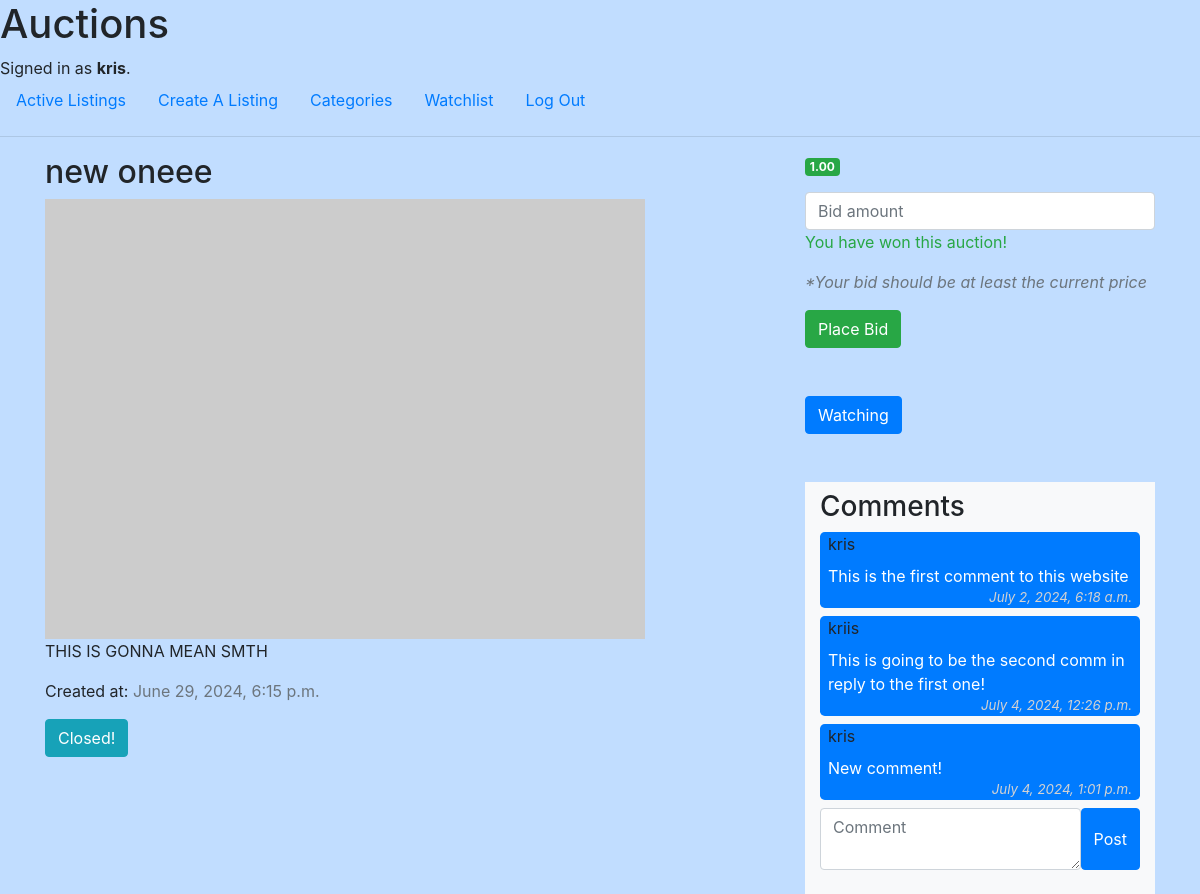
Before: /listing/2 (signed in) with the older database file.
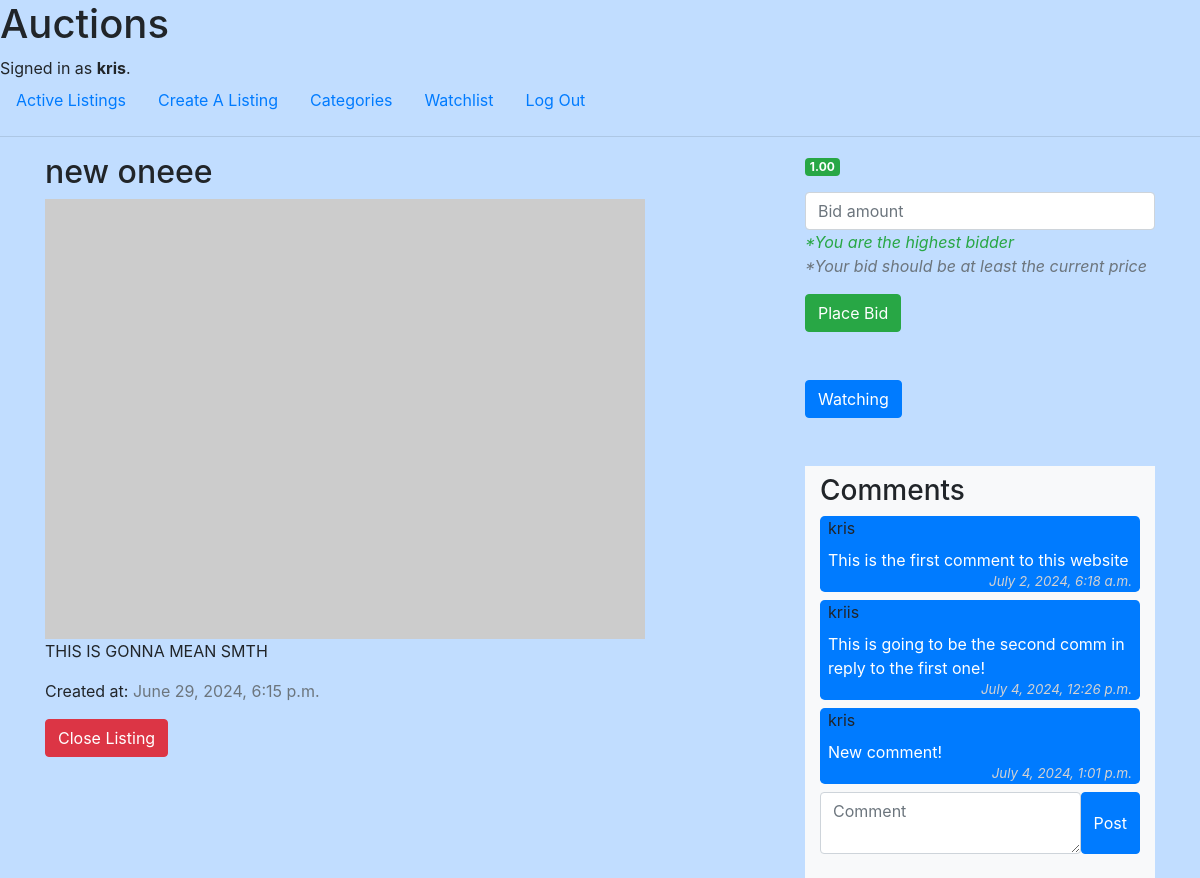
After: the same page with the newer database file.
### auctions/views.py (the view)
# urls.py: path("listing/<int:listing_id>", views.listing, name="listing"),
def listing(request, listing_id):
    is_watching = check_watching(request, listing_id)
    return render(request, "auctions/listing.html", {
        "listing": Listing.objects.get(id=listing_id),
        "is_watching": is_watching,
    })

### auctions/views.py (called while the page is built)
def check_watching(request, listing_id):
    is_watching = False
    if Watchlist.objects.filter(listing=listing_id).exists():
        if request.user.id == Watchlist.objects.get(listing=listing_id).user.id:
            is_watching = True
        else:
            is_watching = False
    return is_watching

### auctions/templates/auctions/listing.html (shortened to what this page needs)
{% extends "auctions/layout.html" %}
{% block body %}
    <div class="container">
        <div class="row">
            <div class="col-md-8">
                <h2>{{ listing.title }}</h2>
                {% if listing.image_url %}
                    <img src="{{ listing.image_url }}" alt="..." class="img-fluid" />
                {% else %}
                    <img src="https://via.placeholder.com/600x440" alt="..." class="img-fluid" />
                {% endif %}
                <p>{{ listing.description }}</p>
                <p>Created at: <span class="text-muted">{{ listing.created_at }}</span></p>
                {% if listing.user == user %}
                    <form action="{% url 'close' listing.id %}" method="post">
                        {% if not listing.is_open %}
                            <button class="btn btn-info">Closed!</button>
                        {% else %}
                            <button type="submit" class="btn btn-danger">Close Listing</button>
                        {% endif %}
                    </form>
                {% endif %}
            </div>
            <div class="col-md-4">
                <p class="badge badge-success">{{ listing.current_price }}</p>
                {% if user.is_authenticated %}
                    <form action="{% url 'place_bid' listing.id %}" method="post">
                        <div class="form-group">
                            <input class="form-control" type="number" name="bid" placeholder="Bid amount">
                            {% if listing.is_open and listing.current_winner == user %}
                                <span class="text-success font-italic">*You are the highest bidder</span>
                            {% elif not listing.is_open and listing.current_winner == user %}
                                <p class="text-success font-bold">You have won this auction!</p>
                            {% endif %}
                            <p class="text-muted font-italic">*Your bid should be at least the current price</p>
                        </div>
                        <input class="btn btn-success" type="submit" value="Place Bid">
                    </form>
                    <form action="{% url 'watchlist' %}" method="post">
                        <button type="submit" class="btn btn-primary mt-5">
                            {% if listing %}
                                Watching
                            {% else %}
                                Add To Watchlist
                            {% endif %}
                        </button>
                    </form>
                {% endif %}
                <div class="container mt-5 py-2 bg-light">
                    <h3>Comments</h3>
                        {% if listing.comments.all %}
                            {% for comment in listing.comments.all %}
                                    <div class="bg-primary rounded-lg px-2 my-2">
                                        <p class="m-0 pb-2">{{ comment.user }}</p>
                                        <p class="m-0 text-white">{{ comment.content }}</p>
                                        <div class="d-flex justify-content-end">
                                            <span class="comment_created">{{ comment.created_at }}</span>
                                        </div>
                                    </div>
                            {% endfor %}
                        {% else %}
                            <p>No comments yet</p>
                        {% endif %}
                    <form action="{% url 'comment' listing.id %}" method="post">
                        <div class="form-group d-flex">
                            <textarea class="form-control" name="content" placeholder="Comment"></textarea>
                            <input class="btn btn-primary" type="submit" value="Post">
                        </div>
                </div>
            </div>
        </div>
    </div>
{% endblock %}

Changed rows visible on the page:
changed Listing "new oneee": is_open False → True (drawn)
Other visible differences:
text no longer shown: "Closed! You have won this auction!"
text now shown: "Close Listing *You are the highest bidder"
